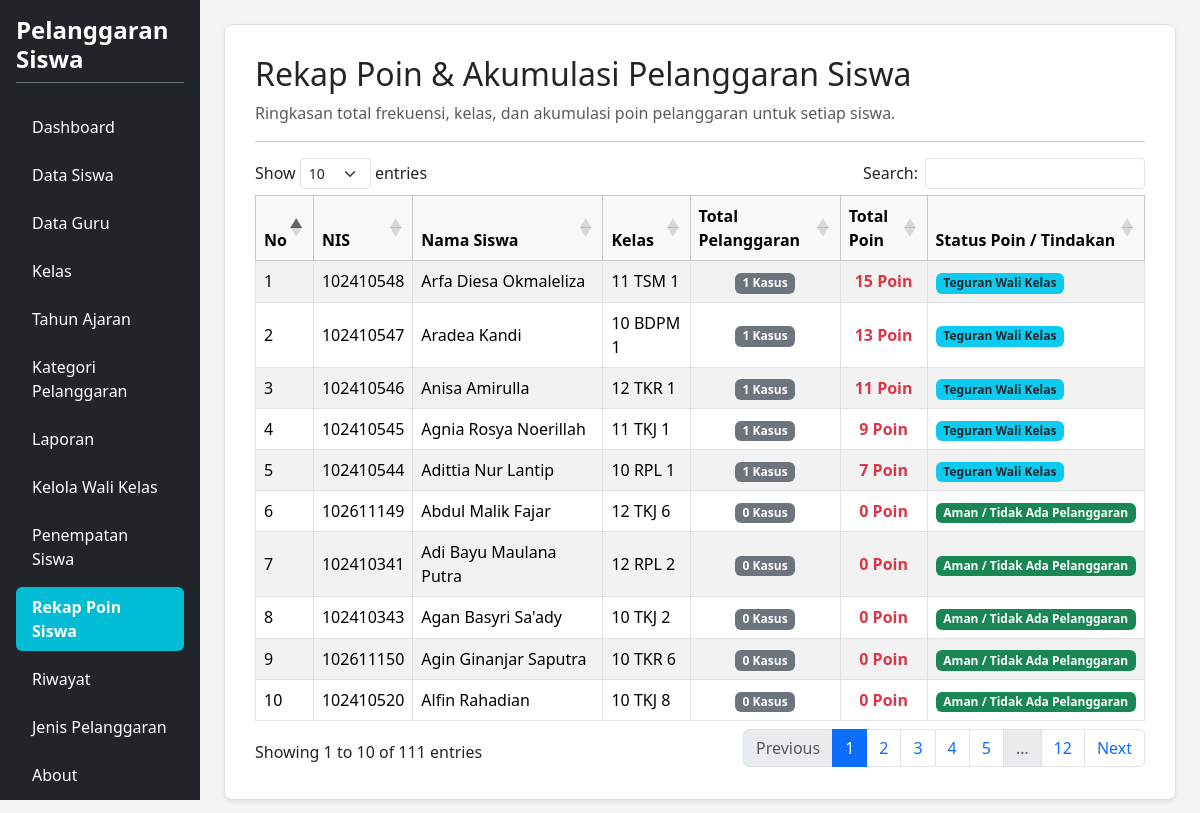
The app's page /rekap_poin.php (signed in) with its own data.
### tables this page shows
CREATE TABLE `t_siswa` (
  `id` int(11) NOT NULL,
  `nis` varchar(30) NOT NULL,
  `nisn` varchar(20) NOT NULL,
  `nama` varchar(150) NOT NULL,
  `jenis_kelamin` char(1) NOT NULL,
  `tanggal_lahir` date NOT NULL,
  `alamat` text NOT NULL,
  `status_aktif` tinyint(1) NOT NULL,
  `created_at` timestamp NOT NULL DEFAULT current_timestamp(),
  `updated_at` timestamp NOT NULL DEFAULT current_timestamp()
);

### rekap_poin.php (the view, shortened to what this page needs)
<?php
require_once 'config.php';
$title = 'Rekap Poin & Akumulasi Pelanggaran Siswa';
$db_pdo = $pdo ?? ($conn instanceof PDO ? $conn : null);
?>
<!DOCTYPE html>
<html lang="id">
<head>
    <link href="https://cdn.jsdelivr.net/npm/bootstrap@5.3.8/dist/css/bootstrap.min.css" rel="stylesheet">
    <link href="https://cdn.datatables.net/1.13.8/css/dataTables.bootstrap5.min.css" rel="stylesheet">
</head>
<body>
<div class="container-fluid d-flex p-0" style="min-height: 100vh;">
    <div class="row flex-grow-1 g-0 w-100">
        <?php include "layout/sidebar.php"; ?>
        <main class="col-md-9 col-lg-10 p-4">
            <div class="content-card shadow-sm">
                <div class="mb-3">
                    <h2><?= htmlspecialchars($title) ?></h2>
                    <p class="text-muted mb-0">Ringkasan total frekuensi, kelas, dan akumulasi poin pelanggaran untuk setiap siswa.</p>
                </div>
                <hr>
                <div class="table-responsive">
                    <table id="tableRekap" class="table table-bordered table-striped align-middle w-100">
                        <thead class="table-light">
                            <tr>
                                <th width="5%">No</th>
                                <th>NIS</th>
                                <th>Nama Siswa</th>
                                <th>Kelas</th>
                                <th>Total Pelanggaran</th>
                                <th>Total Poin</th>
                                <th>Status Poin / Tindakan</th>
                            </tr>
                        </thead>
                        <tbody>
                            <?php
                            if ($db_pdo) {
                                try {
                                    $sql = "SELECT s.id, s.nis, s.nama AS nama_siswa, k.nama AS nama_kelas,
                                                   COUNT(ps.id) AS total_pelanggaran,
                                                   COALESCE(SUM(ps.poin), 0) AS total_poin
                                            FROM t_siswa s
                                            LEFT JOIN t_kelas_siswa ks ON s.id = ks.siswa_id AND ks.status_aktif = 1
                                            LEFT JOIN t_kelas k ON ks.kelas_id = k.id
                                            LEFT JOIN t_pelanggaran_siswa ps ON s.id = ps.siswa_id
                                            GROUP BY s.id, s.nis, s.nama, k.nama
                                            ORDER BY total_poin DESC, s.nama ASC";
                                    $rows = $db_pdo->query($sql)->fetchAll(PDO::FETCH_ASSOC);
                                    if (count($rows) > 0) {
                                        foreach ($rows as $i => $r) {
                                            $poin = $r['total_poin'];
                                            if ($poin >= 100) {
                                                $status_badge = '<span class="badge bg-danger">Poin Tinggi (Panggilan Orang Tua)</span>';
                                            } else if ($poin >= 50) {
                                                $status_badge = '<span class="badge bg-warning text-dark">Peringatan (Pembinaan BK)</span>';
                                            } else if ($poin > 0) {
                                                $status_badge = '<span class="badge bg-info text-dark">Teguran Wali Kelas</span>';
                                            } else {
                                                $status_badge = '<span class="badge bg-success">Aman / Tidak Ada Pelanggaran</span>';
                                            }
                                            ?>
                                            <tr>
                                                <td><?= $i + 1 ?></td>
                                                <td><?= htmlspecialchars($r['nis']) ?></td>
                                                <td><?= htmlspecialchars($r['nama_siswa']) ?></td>
                                                <td><?= htmlspecialchars($r['nama_kelas'] ?? '-') ?></td>
                                                <td class="text-center"><span class="badge bg-secondary"><?= $r['total_pelanggaran'] ?> Kasus</span></td>
                                                <td class="text-center fw-bold text-danger"><?= $r['total_poin'] ?> Poin</td>
                                                <td><?= $status_badge ?></td>
                                            </tr>
                                            <?php
                                        }
                                    } else {
                                        echo '<tr><td colspan="7" class="text-center text-muted py-4">Belum ada data siswa di dalam database.</td></tr>';
                                    }
                                } catch (Exception $e) {
                                    echo '<tr><td colspan="7" class="text-center text-danger py-4">Error memuat rekap: ' . htmlspecialchars($e->getMessage()) . '</td></tr>';
                                }
                            } else {
                                echo '<tr><td colspan="7" class="text-center text-danger py-4">Koneksi database belum terhubung dengan benar.</td></tr>';
                            }
                            ?>
                        </tbody>
                    </table>
                </div>
            </div>
        </main>
    </div>
</div>
</body>
</html>

### rekap_poin.php (style rules this page uses)
body { background-color: #f4f4f4; overflow-x: hidden; margin: 0; }
.content-card { background-color: #ffffff; border: 1px solid #e0e0e0; border-radius: 8px; padding: 30px; box-shadow: 0 2px 5px rgba(0,0,0,0.05); }

### records on screen
t_siswa: nis "102410548", nama "Arfa Diesa Okmaleliza", nama_kelas "11 TSM 1", total_pelanggaran "1", total_poin "15", shows "Teguran Wali Kelas"
t_siswa: nis "102410547", nama "Aradea Kandi", nama_kelas "10 BDPM 1", total_pelanggaran "1", total_poin "13", shows "Teguran Wali Kelas"
t_siswa: nis "102410546", nama "Anisa Amirulla", nama_kelas "12 TKR 1", total_pelanggaran "1", total_poin "11", shows "Teguran Wali Kelas"
t_siswa: nis "102410545", nama "Agnia Rosya Noerillah", nama_kelas "11 TKJ 1", total_pelanggaran "1", total_poin "9", shows "Teguran Wali Kelas"
t_siswa: nis "102410544", nama "Adittia Nur Lantip", nama_kelas "10 RPL 1", total_pelanggaran "1", total_poin "7", shows "Teguran Wali Kelas"
t_siswa: nis "102611149", nama "Abdul Malik Fajar", nama_kelas "12 TKJ 6", total_pelanggaran "0", total_poin "0", shows "Aman / Tidak Ada Pelanggaran"
t_siswa: nis "102410341", nama "Adi Bayu Maulana Putra", nama_kelas "12 RPL 2", total_pelanggaran "0", total_poin "0", shows "Aman / Tidak Ada Pelanggaran"
t_siswa: nis "102410343", nama "Agan Basyri Sa'ady", nama_kelas "10 TKJ 2", total_pelanggaran "0", total_poin "0", shows "Aman / Tidak Ada Pelanggaran"
t_siswa: nis "102611150", nama "Agin Ginanjar Saputra", nama_kelas "10 TKR 6", total_pelanggaran "0", total_poin "0", shows "Aman / Tidak Ada Pelanggaran"
t_siswa: nis "102410520", nama "Alfin Rahadian", nama_kelas "10 TKJ 8", total_pelanggaran "0", total_poin "0", shows "Aman / Tidak Ada Pelanggaran"

### other values on screen
$title "Rekap Poin & Akumulasi Pelanggaran Siswa"
